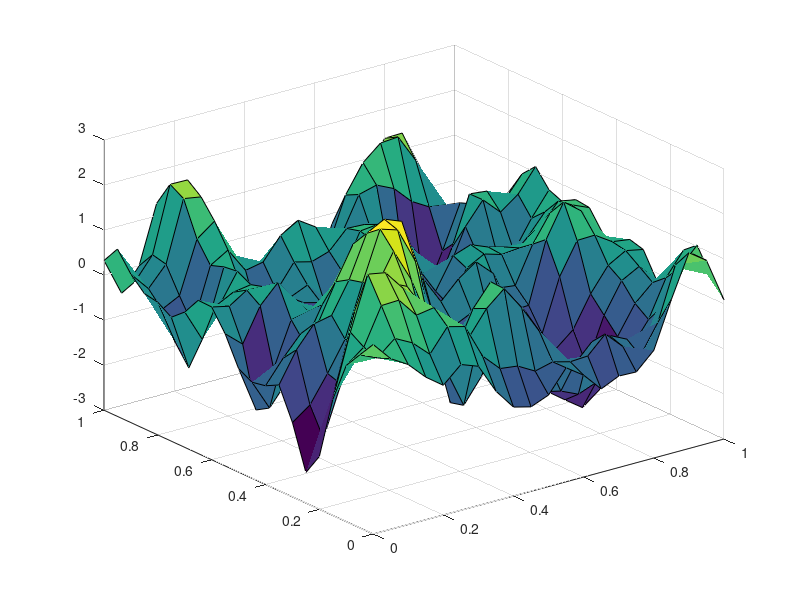

The MATLAB source for this figure:
%https://www.youtube.com/watch?v=clMbOOz6yR0
%!octave --persist %

% Choose a kernel (covariance function)
kernel=2
switch kernel
	case 1; k=@(x,y) 1*x'*y;	% Linear
	case 2; k=@(x,y) exp(-100*(x-y)'*(x-y)); % Squared exponential
	case 3; k=@(x,y) exp(-1*sqrt((x-y)'*(x-y))); % Ornstein-Uhlenbeck 
end

% Choose points at which to sample
points=(0:.05:1)';
[U,V]=meshgrid(points,points);
x=[U(:) V(:)]';
n=size(x,2);

% Construct the covariance matrix
C=zeros(n,n);
for i=1:n
	for j=1:n
		C(i,j)=k(x(:,i),x(:,j));
	end
end

% Sample from the Gaussian process at these points
u=randn(n,1);		% sample u~N(0, I)
[A,S,B]=svd(C);		% factor C=ASB'
z=A*sqrt(S)*u;		% z=AS^(.5)u ~ N(0,C)
assert(size(z,2)==1)

% Plot
figure(2); clf
Z=reshape(z,sqrt(n),sqrt(n));
surf(U,V,Z);
